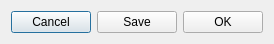
  <widget class="QWidget" name="layoutWidget">
   <property name="geometry">
    <rect>
     <x>140</x>
     <y>580</y>
     <width>228</width>
     <height>32</height>
    </rect>
   </property>
   <layout class="QHBoxLayout" name="horizontalLayout">
    <item>
     <widget class="QPushButton" name="cancelButton">
      <property name="toolTip">
       <string>&lt;html&gt;&lt;head/&gt;&lt;body&gt;&lt;p&gt;Close dialog without taking any action.&lt;/p&gt;&lt;/body&gt;&lt;/html&gt;</string>
      </property>
      <property name="text">
       <string>Cancel</string>
      </property>
      <property name="autoDefault">
       <bool>false</bool>
      </property>
      <property name="default">
       <bool>true</bool>
      </property>
     </widget>
    </item>
    <item>
     <widget class="QPushButton" name="saveButton">
      <property name="toolTip">
       <string>&lt;html&gt;&lt;head/&gt;&lt;body&gt;&lt;p&gt;Close dialog and save settings without applying.&lt;/p&gt;&lt;/body&gt;&lt;/html&gt;</string>
      </property>
      <property name="text">
       <string>Save</string>
      </property>
     </widget>
    </item>
    <item>
     <widget class="QPushButton" name="okButton">
      <property name="toolTip">
       <string>&lt;html&gt;&lt;head/&gt;&lt;body&gt;&lt;p&gt;Save settings and apply to device&lt;/p&gt;&lt;/body&gt;&lt;/html&gt;</string>
      </property>
      <property name="text">
       <string>OK</string>
      </property>
     </widget>
    </item>
   </layout>
  </widget>
